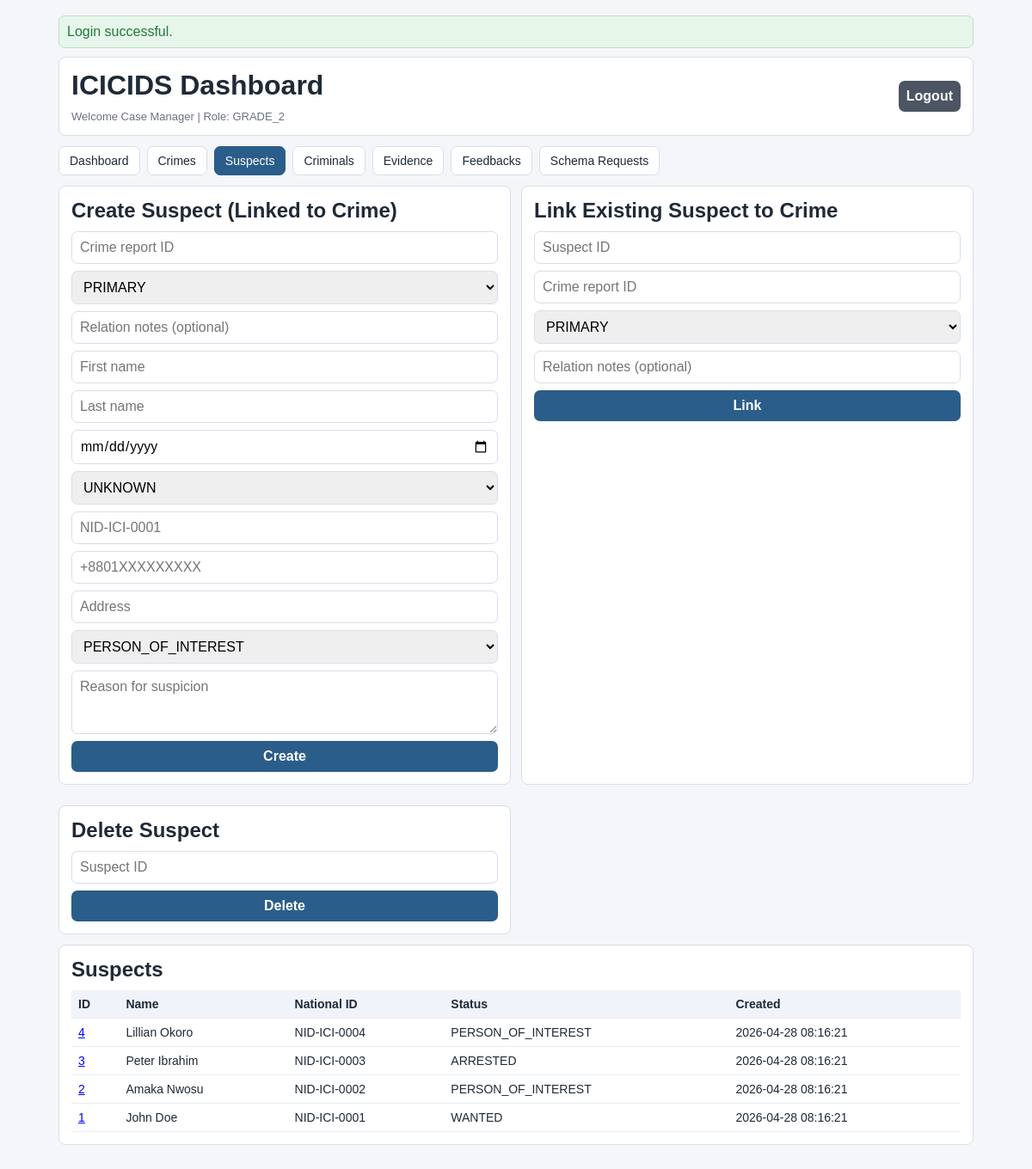
The page /index.php?view=suspects (signed in) on the database its author committed.
### tables this page shows
CREATE TABLE suspects (
    id BIGINT UNSIGNED AUTO_INCREMENT PRIMARY KEY,
    first_name VARCHAR(100) NOT NULL,
    last_name VARCHAR(100) NOT NULL,
    crime_report_id BIGINT UNSIGNED NOT NULL,
    date_of_birth DATE NULL,
    gender ENUM('MALE', 'FEMALE', 'OTHER', 'UNKNOWN') NOT NULL DEFAULT 'UNKNOWN',
    national_id VARCHAR(80) NULL,
    address_line VARCHAR(255) NULL,
    phone VARCHAR(30) NULL,
    reason_for_suspicion TEXT NOT NULL,
    suspect_status ENUM('PERSON_OF_INTEREST', 'WANTED', 'ARRESTED', 'CLEARED') NOT NULL DEFAULT 'PERSON_OF_INTEREST',
    created_by_officer_id BIGINT UNSIGNED NOT NULL,
    created_at DATETIME NOT NULL DEFAULT CURRENT_TIMESTAMP,
    updated_at DATETIME NOT NULL DEFAULT CURRENT_TIMESTAMP ON UPDATE CURRENT_TIMESTAMP,
    CONSTRAINT uq_suspects_national_id UNIQUE (national_id),
    CONSTRAINT fk_suspects_primary_crime
        FOREIGN KEY (crime_report_id) REFERENCES crime_reports(id)
        ON UPDATE CASCADE ON DELETE RESTRICT,
    CONSTRAINT fk_suspects_created_by
        FOREIGN KEY (created_by_officer_id) REFERENCES officers(id)
        ON UPDATE CASCADE ON DELETE RESTRICT,
    INDEX idx_suspects_name (last_name, first_name),
    INDEX idx_suspects_status (suspect_status),
    INDEX idx_suspects_crime_report (crime_report_id),
    INDEX idx_suspects_created_by (created_by_officer_id)
);

### Auth.php (called while the page is built, shortened)
<?php
final class Auth
{
    public function isAuthenticated(): bool
    {
        return isset($_SESSION[self::SESSION_KEY]);
    }
    public function currentOfficer(): ?array
    {
        return $_SESSION[self::SESSION_KEY];
    }
    public function enforce(string $operation, ?string $table = null): void
    {
        $officer = $this->currentOfficer();
        $rank = (string)$officer['rank'];
        $normalizedOperation = strtoupper(trim($operation));
        $normalizedTable = $table !== null ? strtolower(trim($table)) : null;
        if (
            $normalizedOperation === 'READ'
            && in_array($normalizedTable, ['officer_activity', 'login_logs'], true)
            && $rank !== self::ROLE_GRADE_1
        ) {
            throw new RuntimeException('Permission denied. Audit logs are restricted to Grade 1 officer.');
        }
        if ($rank === self::ROLE_GRADE_2) {
            $createTables = [
                'crime_reports',
                'suspects',
                'criminals',
                'evidence',
                'crime_report_suspects',
                'crime_report_evidence',
                'suspect_evidence',
                'criminal_history',
                'criminal_aliases',
            ];
            $deleteTables = [
                'crime_reports',
                'suspects',
                'criminals',
                'evidence',
                'crime_report_suspects',
                'crime_report_evidence',
                'suspect_evidence',
                'criminal_history',
                'criminal_aliases',
            ];
            if ($normalizedOperation === 'READ' || $normalizedOperation === 'UPDATE') {
                return;
            }
            if (
                $normalizedOperation === 'CREATE'
                && in_array($normalizedTable, array_merge($createTables, ['schema_requests', 'feedbacks']), true)
            ) {
                return;
            }
            if ($normalizedOperation === 'DELETE' && in_array($normalizedTable, $deleteTables, true)) {
                return;
            }
            throw new RuntimeException('Permission denied for Grade 2 officer.');
        }
        throw new RuntimeException('Unknown role. Access denied.');
    }
    public function can(string $operation, ?string $table = null): bool
    {
        try {
            return true;
        } catch (Throwable $e) {
            return false;
        }
    }
}

### suspects.php (the view, shortened to what this page needs)
<?php
$canCreateSuspect = $canCreateSuspect ?? false;
$canLinkSuspect = $canLinkSuspect ?? false;
$canDeleteSuspect = $canDeleteSuspect ?? false;
$suspects = $suspects ?? [];
?>
<div class="grid-2">
    <?php if ($canCreateSuspect): ?>
        <section class="card">
            <h2>Create Suspect (Linked to Crime)</h2>
            <form method="post">
                <input type="number" name="crime_report_id" required placeholder="Crime report ID">
                <select name="relation_type">
                    <option>PRIMARY</option>
                </select>
                <input name="relation_notes" placeholder="Relation notes (optional)">
                <input name="first_name" required placeholder="First name">
                <input name="last_name" required placeholder="Last name">
                <input type="date" name="date_of_birth" placeholder="Date of birth">
                <select name="gender">
                    <option>UNKNOWN</option>
                </select>
                <input name="national_id" placeholder="NID-ICI-0001" pattern="NID-ICI-[0-9]{4}" title="Use NID-ICI-0001 format" data-upper="true">
                <input type="tel" name="phone" placeholder="+8801XXXXXXXXX" pattern="\+880[0-9]+" title="Use +880 followed by digits">
                <input name="address_line" placeholder="Address">
                <select name="suspect_status">
                    <option>PERSON_OF_INTEREST</option>
                </select>
                <textarea name="reason_for_suspicion" rows="3" required placeholder="Reason for suspicion"></textarea>
                <button type="submit">Create</button>
            </form>
        </section>
    <?php endif; ?>
    <?php if ($canLinkSuspect): ?>
        <section class="card">
            <h2>Link Existing Suspect to Crime</h2>
            <form method="post">
                <input type="number" name="suspect_id" required placeholder="Suspect ID">
                <input type="number" name="crime_report_id" required placeholder="Crime report ID">
                <select name="relation_type">
                    <option>PRIMARY</option>
                </select>
                <input name="relation_notes" placeholder="Relation notes (optional)">
                <button type="submit">Link</button>
            </form>
        </section>
    <?php endif; ?>
    <?php if ($canDeleteSuspect): ?>
        <section class="card">
            <h2>Delete Suspect</h2>
            <form method="post">
                <input type="number" name="suspect_id" required placeholder="Suspect ID">
                <button type="submit">Delete</button>
            </form>
        </section>
    <?php endif; ?>
</div>
<section class="card">
    <h2>Suspects</h2>
    <div class="table-wrap">
        <table>
            <thead><tr><th>ID</th><th>Name</th><th>National ID</th><th>Status</th><th>Created</th></tr></thead>
            <tbody>
            <?php foreach ($suspects as $row): ?>
                <tr>
                    <td><a href="index.php?view=suspects&suspect_id=<?= h((string)$row['id']) ?>"><?= h((string)$row['id']) ?></a></td>
                    <td><?= h((string)$row['first_name'] . ' ' . (string)$row['last_name']) ?></td>
                    <td><?= h((string)($row['national_id'] ?? '')) ?></td>
                    <td><?= h((string)$row['suspect_status']) ?></td>
                    <td><?= h((string)$row['created_at']) ?></td>
                </tr>
            <?php endforeach; ?>
            </tbody>
        </table>
    </div>
</section>

### style.css (style rules this page uses)
* { box-sizing: border-box; }
body { margin: 0; font-family: Tahoma, Verdana, sans-serif; background: var(--bg); color: var(--text); }
.card { background: var(--card); border: 1px solid var(--line); border-radius: 8px; padding: 14px; margin-bottom: 12px; }
h1, h2 { margin: 0 0 10px; }
.grid-2 { display: grid; grid-template-columns: 1fr 1fr; gap: 12px; }
form { display: grid; gap: 8px; }
input, select, textarea, button { width: 100%; border: 1px solid var(--line); border-radius: 7px; padding: 9px; font: inherit; }
button { background: var(--primary); color: #fff; border: none; cursor: pointer; font-weight: 700; }
.table-wrap { overflow-x: auto; }
table { width: 100%; border-collapse: collapse; font-size: 14px; }
th, td { border-bottom: 1px solid #e8edf4; padding: 8px; text-align: left; }
th { background: #f0f4fa; }

### rows shown on the page
suspects: id "4", first_name+last_name "Lillian Okoro", national "NID-ICI-0004", suspect_status "PERSON_OF_INTEREST", created_at "2026-04-28 08:16:21"
suspects: id "3", first_name+last_name "Peter Ibrahim", national "NID-ICI-0003", suspect_status "ARRESTED", created_at "2026-04-28 08:16:21"
suspects: id "2", first_name+last_name "Amaka Nwosu", national "NID-ICI-0002", suspect_status "PERSON_OF_INTEREST", created_at "2026-04-28 08:16:21"
suspects: id "1", first_name+last_name "John Doe", national "NID-ICI-0001", suspect_status "WANTED", created_at "2026-04-28 08:16:21"

### other values the page prints
$flash['message'] "Login successful."
$officer['name'] "Case Manager"
$rank "GRADE_2"
